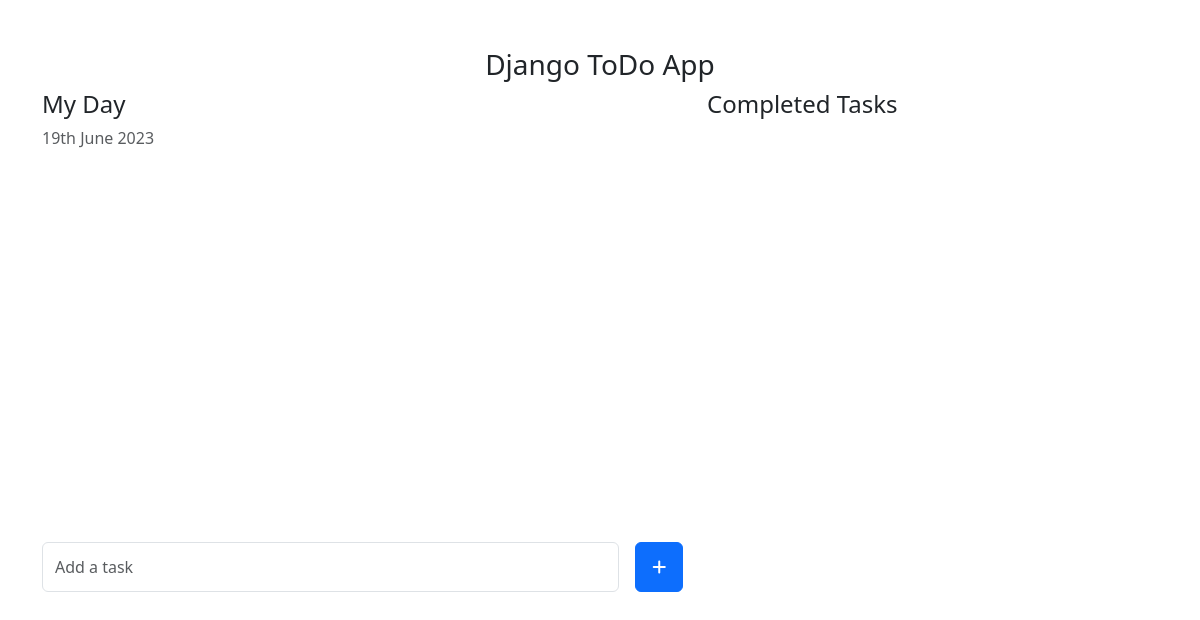
The app's page /, older data.
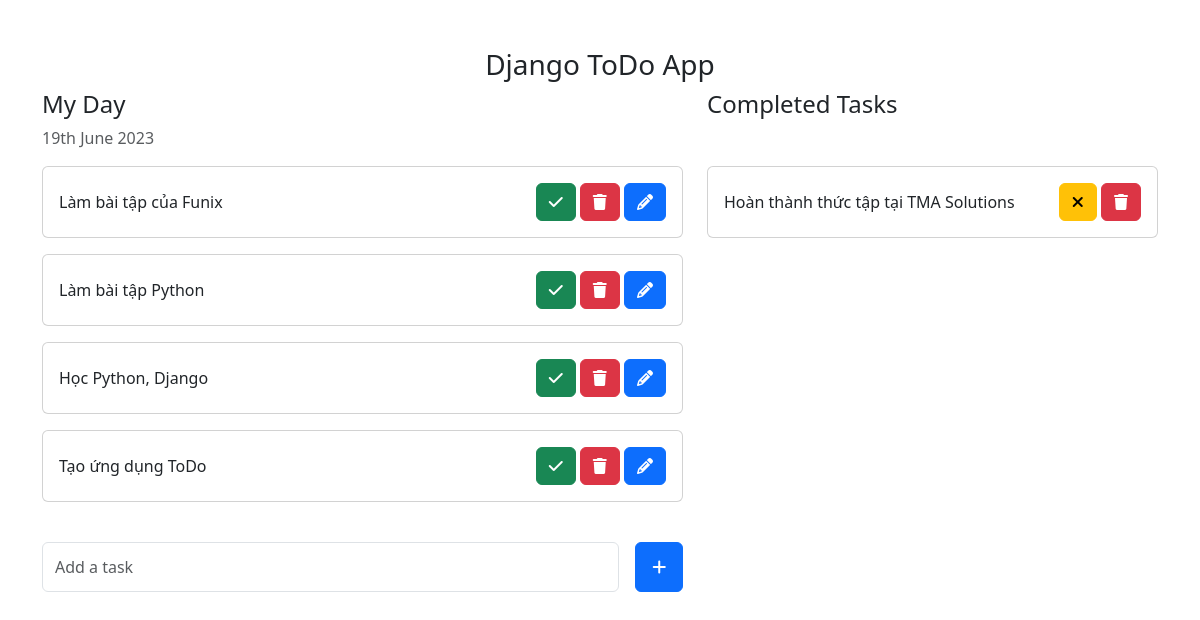
The same page, newer data.
### todoapp/models.py (models this page shows, shortened)
class Task(models.Model):
    task = models.CharField(max_length=250)
    is_completed = models.BooleanField(default=False)
    created_at = models.DateTimeField(auto_now_add=True)
    updated_at = models.DateTimeField(auto_now=True)

### ToDo/views.py (the view)
# urls.py: 2. Add a URL to urlpatterns:  path('', views.home, name='home')
def home(request):
    tasks = Task.objects.filter(is_completed=False).order_by('-updated_at')
    completed_tasks = Task.objects.filter(is_completed=True).order_by('-updated_at')
    context = {
        'tasks': tasks,
        'completed_tasks': completed_tasks
    }
    return render(request, 'home.html', context)

### templates/home.html (shortened to what this page needs)
<!DOCTYPE html>
<html lang="en">
  <head>
    <link
      href="https://cdn.jsdelivr.net/npm/bootstrap@5.3.0-alpha1/dist/css/bootstrap.min.css"
      rel="stylesheet"
    />
    <link
      rel="stylesheet"
      href="https://cdnjs.cloudflare.com/ajax/libs/font-awesome/6.4.0/css/all.min.css"
    />
  </head>
  <body>
    <div class="container">
      <h3 class="pt-5 text-center">Django ToDo App</h3>
      <div class="row">
        <div class="col-md-7 col-lg-7">
          <h4>My Day</h4>
          <p class="text-muted">{% now "jS F Y" %}</p>
          <div style="height: 360px; overflow: scroll">
            {%for task in tasks%}
            <div class="card mb-3">
              <div class="card-body d-flex justify-content-between">
                <span class="align-self-center">{{task.task}}</span>
                <span style="position: relative; float: right">
                  <a
                    class="btn btn-success"
                    href="{% url 'markAsDone' task.pk %}"
                    ><i class="fa fa-check"></i
                  ></a>
                  <a
                    href="{% url 'deleteTask' task.pk %}"
                    class="btn btn-danger"
                    ><i class="fa fa-trash"></i
                  ></a>
                  <a href="{% url 'editTask' task.pk %}" class="btn btn-primary"
                    ><i class="fa fa-pencil"></i
                  ></a>
                </span>
              </div>
            </div>
            {% endfor %}
          </div>
          <form action="{% url 'addTask' %}" method="POST">
            <div class="form-group mt-3">
              <span style="display: flex; height: 50px">
                <input
                  name="task"
                  type="text"
                  class="form-control me-3"
                  placeholder="Add a task"
                />
                <button
                  type="submit"
                  class="btn btn-primary"
                  style="height: 100%; width: 50px"
                >
                  <i class="fa-solid fa-plus"></i>
                </button>
              </span>
            </div>
          </form>
        </div>
        <div class="col-md-5 col-lg-5">
          <h4>Completed Tasks</h4>
          {% for task in completed_tasks %}
          <div class="card mt-3">
            <div class="card-body d-flex justify-content-between">
              <span class="align-self-center">{{task.task}}</span>
              <span>
                <a
                  class="btn btn-warning"
                  href="{% url 'markAsUndone' task.pk %}"
                  ><i class="fa fa-xmark"></i
                ></a>
                <a href="{% url 'deleteTask' task.pk %}" class="btn btn-danger"
                  ><i class="fa fa-trash"></i
                ></a>
              </span>
            </div>
          </div>
          {% endfor %}
        </div>
      </div>
    </div>
  </body>
</html>

### templates/home.html (style rules this page uses)
.form-control { padding: 1rem 0.75rem !important; }

Row changes from the older to the newer data that the page shows:
added Task: task "Làm bài tập của Funix", shown under "My Day"
added Task: task "Làm bài tập Python", shown under "My Day"
added Task: task "Học Python, Django", shown under "My Day"
added Task: task "Tạo ứng dụng ToDo", shown under "My Day"
added Task: task "Hoàn thành thức tập tại TMA Solutions", shown under "Completed Tasks"
